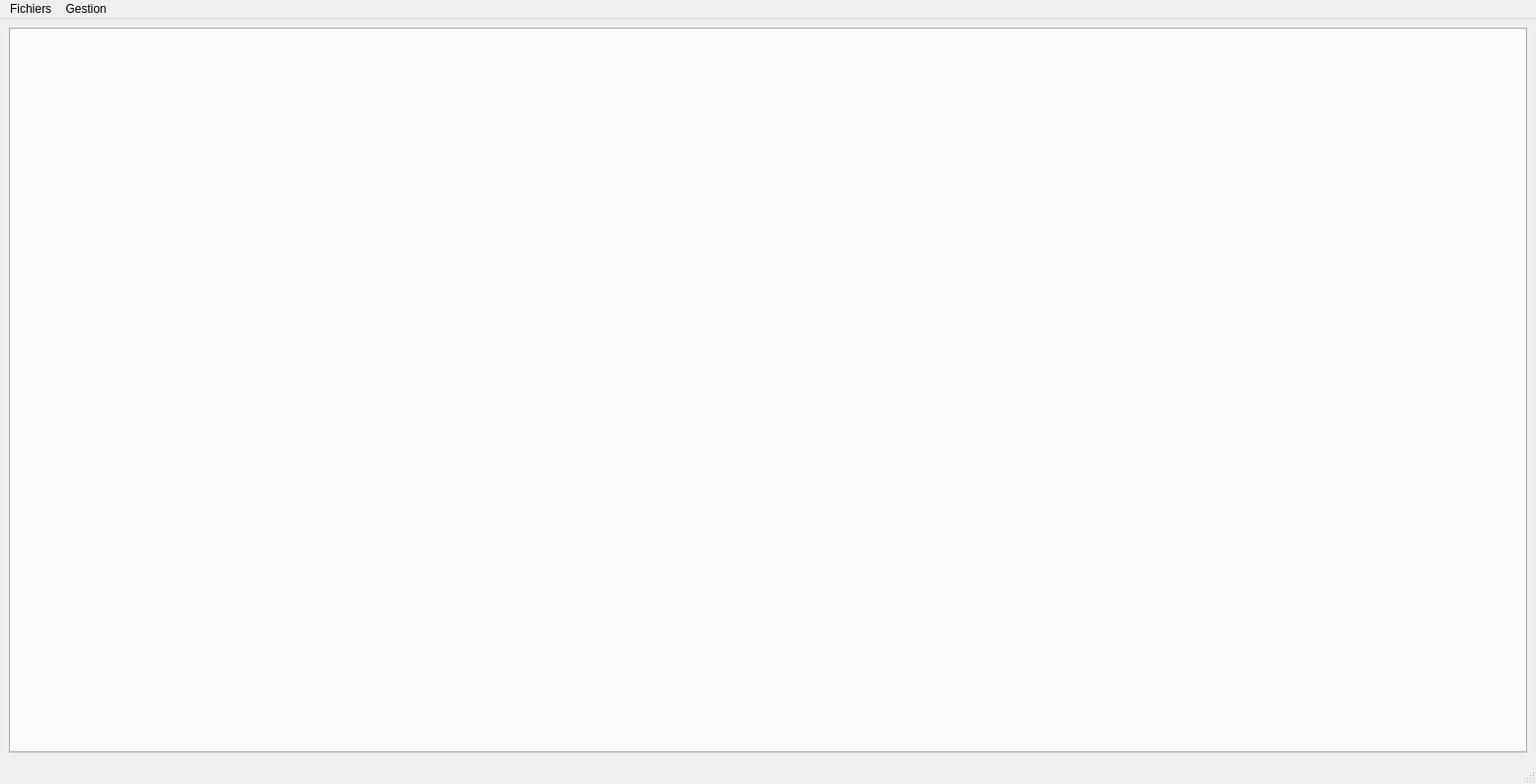
<?xml version="1.0" encoding="UTF-8"?>
<ui version="4.0">
 <class>MainWindow</class>
 <widget class="QMainWindow" name="MainWindow">
  <property name="geometry">
   <rect>
    <x>0</x>
    <y>0</y>
    <width>1551</width>
    <height>792</height>
   </rect>
  </property>
  <property name="windowTitle">
   <string>MainWindow</string>
  </property>
  <widget class="QWidget" name="centralwidget">
   <layout class="QHBoxLayout" name="horizontalLayout">
    <item>
     <widget class="QTabWidget" name="tabWidget">
      <property name="currentIndex">
       <number>-1</number>
      </property>
     </widget>
    </item>
   </layout>
  </widget>
  <widget class="QMenuBar" name="menubar">
   <property name="geometry">
    <rect>
     <x>0</x>
     <y>0</y>
     <width>1551</width>
     <height>21</height>
    </rect>
   </property>
   <widget class="QMenu" name="menuGestion">
    <property name="title">
     <string>Gestion</string>
    </property>
    <addaction name="actionCheck_new_version"/>
    <addaction name="actionContraintes"/>
   </widget>
   <widget class="QMenu" name="menuFichiers">
    <property name="title">
     <string>Fichiers</string>
    </property>
    <addaction name="actionCr_er_nouveau_Build"/>
    <addaction name="separator"/>
    <addaction name="action_open_Depuis_un_fichier"/>
    <addaction name="action_open_Depuis_la_base_de_donn_e"/>
    <addaction name="separator"/>
    <addaction name="actionEnregistrer"/>
    <addaction name="actionSauvegarder_Build"/>
    <addaction name="action_save_Vers_la_base_de_donnee"/>
   </widget>
   <addaction name="menuFichiers"/>
   <addaction name="menuGestion"/>
  </widget>
  <widget class="QStatusBar" name="statusbar"/>
  <action name="actionCheck_new_version">
   <property name="checkable">
    <bool>false</bool>
   </property>
   <property name="text">
    <string>Check new version</string>
   </property>
  </action>
  <action name="actionOuvrir_build">
   <property name="text">
    <string>Ouvrir Build</string>
   </property>
  </action>
  <action name="actionImporter_Build">
   <property name="text">
    <string>Importer Build</string>
   </property>
  </action>
  <action name="actionCr_er_nouveau_Build">
   <property name="text">
    <string>Nouveau builder</string>
   </property>
  </action>
  <action name="actionImporte_Build">
   <property name="text">
    <string>Importer Build</string>
   </property>
  </action>
  <action name="actionSauvegarder_Build">
   <property name="text">
    <string>Enregistrer vers un fichier</string>
   </property>
  </action>
  <action name="action_open_Depuis_un_fichier">
   <property name="text">
    <string>Ouvrir depuis un fichier</string>
   </property>
  </action>
  <action name="action_open_Depuis_la_base_de_donn_e">
   <property name="text">
    <string>Ouvrir depuis la base de donnée</string>
   </property>
  </action>
  <action name="action_save_Vers_la_base_de_donnee">
   <property name="text">
    <string>Enregistrer vers la base de donnée</string>
   </property>
  </action>
  <action name="actionContraintes">
   <property name="text">
    <string>Contraintes</string>
   </property>
  </action>
  <action name="actionEnregistrer">
   <property name="text">
    <string>Enregistrer</string>
   </property>
  </action>
 </widget>
 <resources/>
 <connections/>
</ui>
